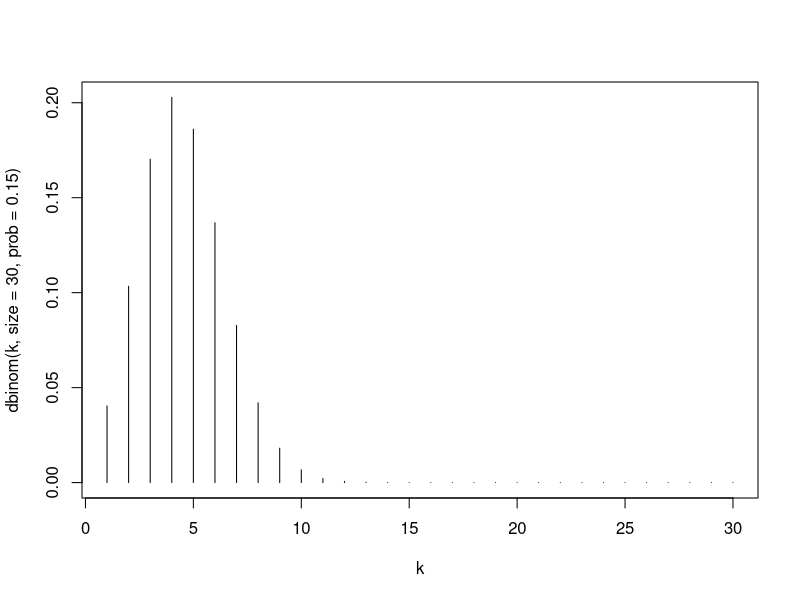
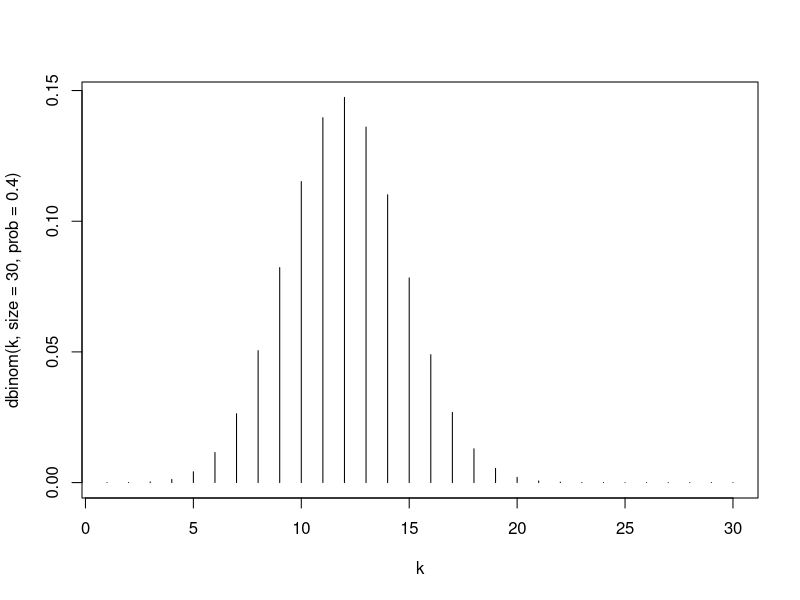
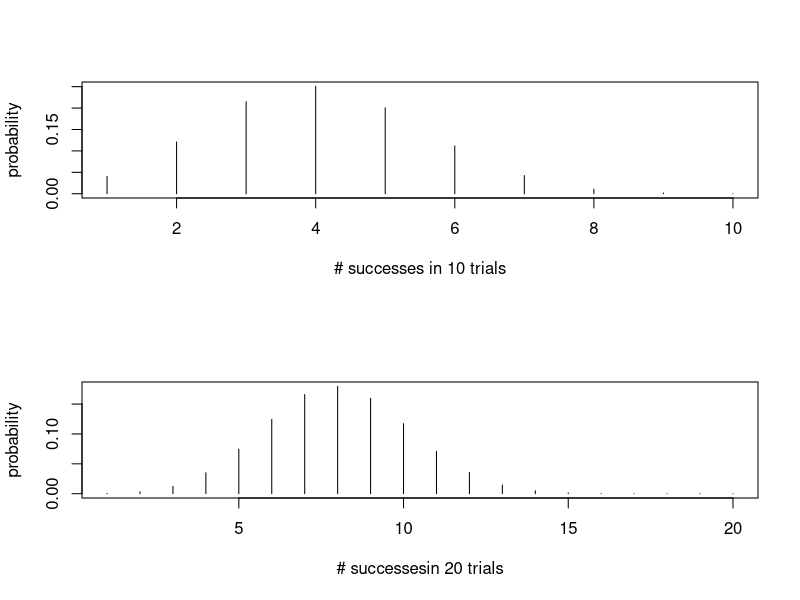
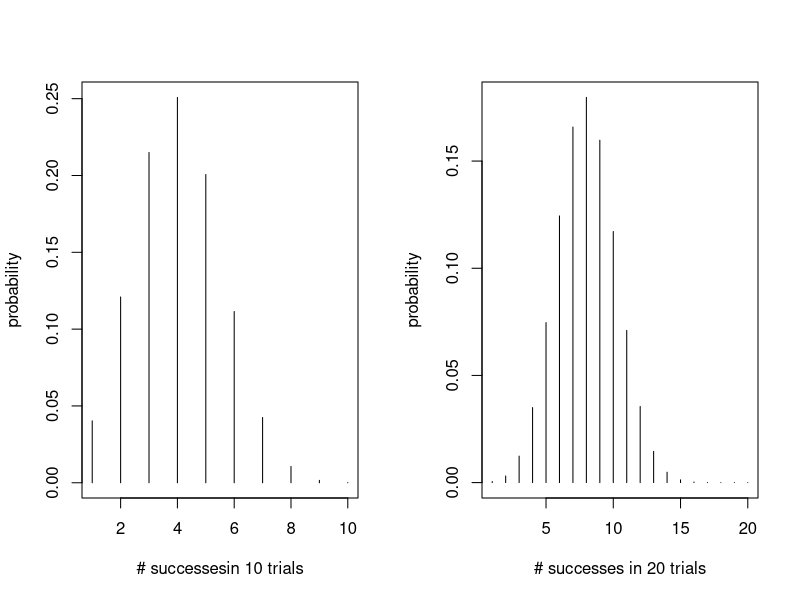

Recreate these plots in R, in order.
# Worksheet 9
#1: binomial distribution
dbinom(5,size=8, prob=.2)

# 2: simulation
set.seed(427)
rbinom(20, size=5,prob=0.2)

#3 simulation: fair 6 sided die, looking for # of 3's
rbinom(5,size=1,prob=1/6)

# 4:sample code:
k<- c(1:30)
plot(k,dbinom(k,size=30,prob=.15),type="h")
plot(k,dbinom(k,size=30,prob=.4),type="h")
par(mfrow=c(2,1)) # 2 rows, 1 column

#4: plotting pmf of a binomial distribution
##4a: prob of 3 successes in 10 trials with prob of success=0.4. plot pmf
pmf1 <- dbinom(1:10, 10, 0.4)
plot(pmf1,type="h", xlab= "# successes in 10 trials", ylab= "probability")  
### interested in the value of approx 0.21

##4b: same plot with 20 trials instead of 10. probability of 5 successes
pmf2 <- dbinom(1:20,20,0.4)
plot(pmf2,type="h", xlab= "# successesin 20 trials", ylab= "probability")
###interested in value of approx 0.075

##4c: create side by side plots
par(mfcol=c(1,2))
plot(pmf1,type="h", xlab= "# successesin 10 trials", ylab= "probability")
plot(pmf2,type="h", xlab= "# successes in 20 trials", ylab= "probability")

#5: the set.seed function is used when you want to create the same set of data
#   each time the code is run.